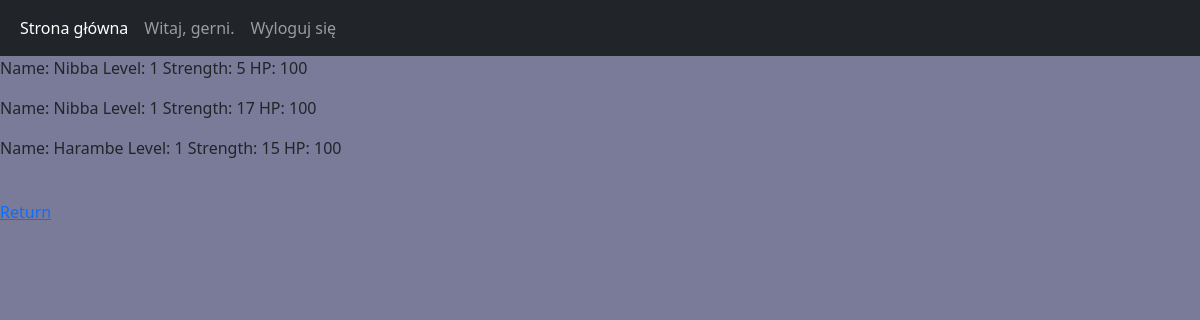
/pvp_gorillas (signed in), run on the app's committed database.
### monkeapp/models.py (models this page shows)
class Gorilla(models.Model):
    name = models.CharField(max_length=30)
    level = models.IntegerField(default=1)
    strength = models.IntegerField(default=5)
    hp = models.IntegerField(default=100)
    skill_points = models.IntegerField(default=0)
    owner = models.ForeignKey(User, on_delete=models.CASCADE)

### monkeapp/views.py (the view)
# urls.py: path('pvp_gorillas', views.pvp_gorillas, name='pvp'),
def pvp_gorillas(request):
	all_gorillas = Gorilla.objects.all()
	context = {
		'all_gorillas': all_gorillas
	}
	return render(request, 'pvp_gorillas.html', context)

### monkeapp/templates/pvp_gorillas.html (shortened to what this page needs)
{% extends 'base.html' %}
{% block content %}
<div>
    <div>
        {% for gorilla in all_gorillas %}
        <p>Name: {{ gorilla.name }}  Level: {{ gorilla.level }}  Strength: {{ gorilla.strength }}  HP:  {{ gorilla.hp }}</p>
        {% endfor %}
        <br>
        <a href="/">
            Return
        </a>
    </div>
</div>
{% endblock %}

### monkeapp/templates/base.html (shortened to what this page needs)
<!doctype html>
<html lang="en">
  <head>
    <link href="https://cdn.jsdelivr.net/npm/bootstrap@5.1.3/dist/css/bootstrap.min.css" rel="stylesheet">
  </head>
  <body style="background-color: rgba(13, 13, 70, 0.548)">
    <nav class="navbar navbar-expand-lg navbar-dark bg-dark">
        <div class="container-fluid">
          <div class="collapse navbar-collapse" id="navbarSupportedContent">
            <ul class="navbar-nav me-auto mb-2 mb-lg-0">
              <li class="nav-item">
                <a class="nav-link active" aria-current="page" href="/">Strona główna</a>
              </li>
              {% if user.is_authenticated %}
              <li class="nav-item">
                <a class="nav-link" href="#">Witaj, {{ user.username }}.</a>
              </li>
              <li class="nav-item">
                <a class="nav-link" href="logout">Wyloguj się</a>
              </li>
              {% endif %}
            </ul>
          </div>
        </div>
      </nav>
      {% block content %}
      {% endblock %}
  </body>
</html>

### data on the page
Gorilla: name "Nibba", level "1", strength "5", hp "100"
Gorilla: name "Nibba", level "1", strength "17", hp "100"
Gorilla: name "Harambe", level "1", strength "15", hp "100"

### other printed values
{{ user.username }} "gerni"
